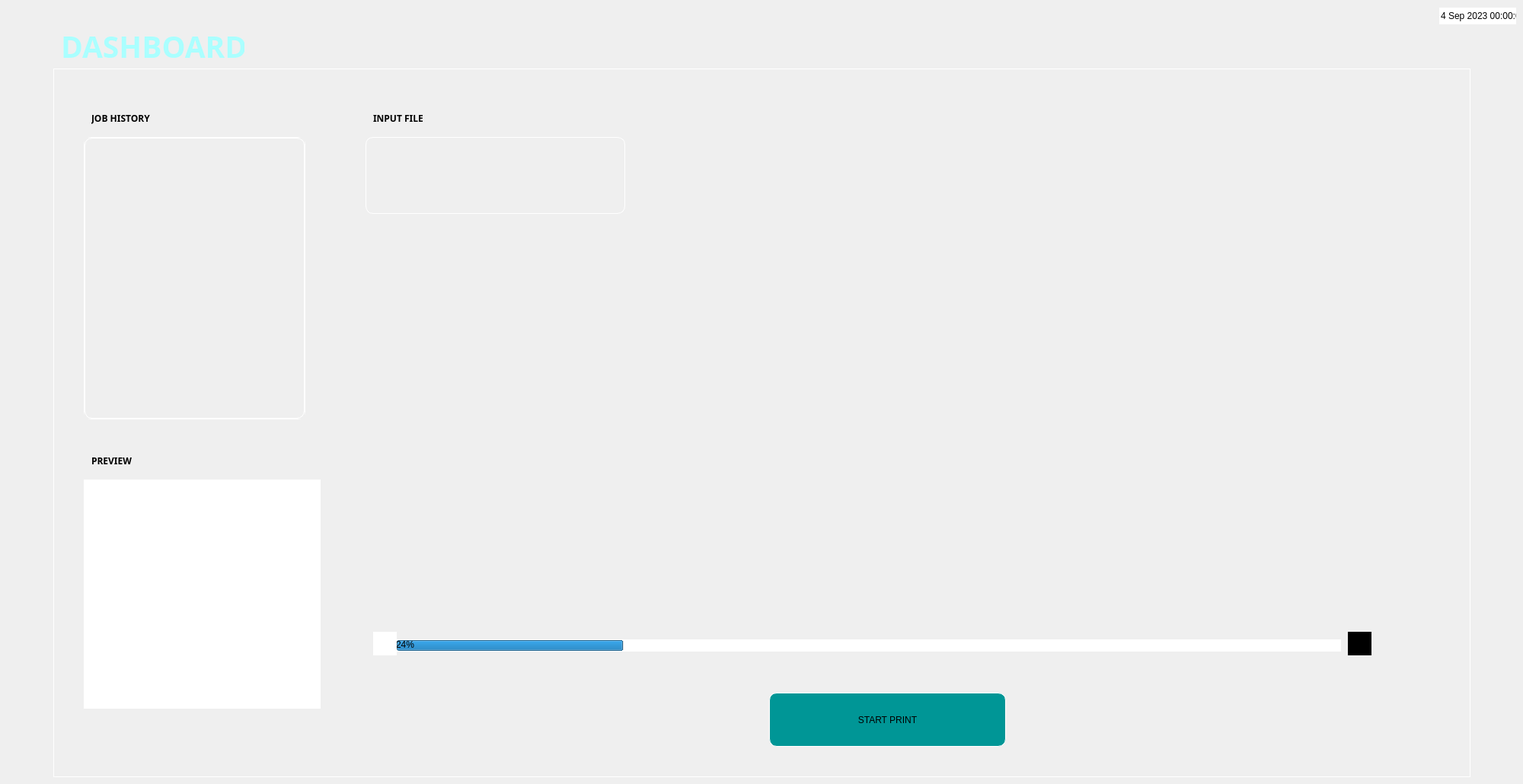
    <widget class="QWidget" name="Dashboard">
     <attribute name="title">
      <string>Dashboard</string>
     </attribute>
     <widget class="QLabel" name="label_12">
      <property name="geometry">
       <rect>
        <x>80</x>
        <y>30</y>
        <width>241</width>
        <height>61</height>
       </rect>
      </property>
      <property name="font">
       <font>
        <family>Bahnschrift Light Condensed</family>
        <pointsize>29</pointsize>
        <weight>75</weight>
        <italic>false</italic>
        <bold>true</bold>
       </font>
      </property>
      <property name="styleSheet">
       <string notr="true">background-color: rgb( 0, 0);
color: rgb(170, 255, 255);</string>
      </property>
      <property name="text">
       <string>DASHBOARD</string>
      </property>
     </widget>
     <widget class="QFrame" name="frame_13">
      <property name="geometry">
       <rect>
        <x>70</x>
        <y>90</y>
        <width>1861</width>
        <height>931</height>
       </rect>
      </property>
      <property name="styleSheet">
       <string notr="true">border: 1px solid rgb(255, 255, 255);</string>
      </property>
      <property name="frameShape">
       <enum>QFrame::StyledPanel</enum>
      </property>
      <property name="frameShadow">
       <enum>QFrame::Raised</enum>
      </property>
      <widget class="QScrollArea" name="scrollArea">
       <property name="geometry">
        <rect>
         <x>40</x>
         <y>90</y>
         <width>291</width>
         <height>371</height>
        </rect>
       </property>
       <property name="styleSheet">
        <string notr="true">border-radius:10px;</string>
       </property>
       <property name="widgetResizable">
        <bool>true</bool>
       </property>
       <widget class="QWidget" name="scrollAreaWidgetContents">
        <property name="geometry">
         <rect>
          <x>0</x>
          <y>0</y>
          <width>289</width>
          <height>369</height>
         </rect>
        </property>
       </widget>
      </widget>
      <widget class="QProgressBar" name="progressBar_6">
       <property name="geometry">
        <rect>
         <x>450</x>
         <y>750</y>
         <width>1241</width>
         <height>16</height>
        </rect>
       </property>
       <property name="value">
        <number>24</number>
       </property>
       <property name="textVisible">
        <bool>true</bool>
       </property>
       <property name="invertedAppearance">
        <bool>false</bool>
       </property>
      </widget>
      <widget class="QLabel" name="label_13">
       <property name="geometry">
        <rect>
         <x>420</x>
         <y>740</y>
         <width>31</width>
         <height>31</height>
        </rect>
       </property>
       <property name="styleSheet">
        <string notr="true">border:0;
background-color: rgb(255,255,255);</string>
       </property>
       <property name="text">
        <string/>
       </property>
       <property name="pixmap">
        <pixmap>pause_progress_Bar.png</pixmap>
       </property>
       <property name="scaledContents">
        <bool>true</bool>
       </property>
      </widget>
      <widget class="QLabel" name="label_23">
       <property name="geometry">
        <rect>
         <x>1700</x>
         <y>740</y>
         <width>31</width>
         <height>31</height>
        </rect>
       </property>
       <property name="styleSheet">
        <string notr="true">border:0;
background-color: rgb(0,0,0);</string>
       </property>
       <property name="text">
        <string/>
       </property>
       <property name="pixmap">
        <pixmap>X.png</pixmap>
       </property>
       <property name="scaledContents">
        <bool>true</bool>
       </property>
      </widget>
      <widget class="QGraphicsView" name="graphicsView">
       <property name="geometry">
        <rect>
         <x>40</x>
         <y>540</y>
         <width>311</width>
         <height>301</height>
        </rect>
       </property>
      </widget>
      <widget class="QPushButton" name="pushButton_15">
       <property name="geometry">
        <rect>
         <x>940</x>
         <y>820</y>
         <width>311</width>
         <height>71</height>
        </rect>
       </property>
       <property name="styleSheet">
        <string notr="true">border-radius:10px;
background-color: rgb(0, 150, 150);</string>
       </property>
       <property name="text">
        <string>START PRINT</string>
       </property>
      </widget>
      <widget class="QLabel" name="label_24">
       <property name="geometry">
        <rect>
         <x>50</x>
         <y>50</y>
         <width>101</width>
         <height>31</height>
        </rect>
       </property>
       <property name="font">
        <font>
         <family>Segoe MDL2 Assets</family>
         <weight>75</weight>
         <bold>true</bold>
        </font>
       </property>
       <property name="styleSheet">
        <string notr="true">border:0;</string>
       </property>
       <property name="text">
        <string>JOB HISTORY</string>
       </property>
      </widget>
      <widget class="QLabel" name="label_25">
       <property name="geometry">
        <rect>
         <x>50</x>
         <y>500</y>
         <width>101</width>
         <height>31</height>
        </rect>
       </property>
       <property name="font">
        <font>
         <family>Segoe MDL2 Assets</family>
         <weight>75</weight>
         <bold>true</bold>
        </font>
       </property>
       <property name="styleSheet">
        <string notr="true">border:0;</string>
       </property>
       <property name="text">
        <string>PREVIEW</string>
       </property>
      </widget>
      <widget class="QPushButton" name="pushButton_16">
       <property name="geometry">
        <rect>
         <x>420</x>
         <y>740</y>
         <width>31</width>
         <height>31</height>
        </rect>
       </property>
       <property name="styleSheet">
        <string notr="true">BORDER:0;
background-color: rgb(, 255, 255);</string>
       </property>
       <property name="text">
        <string/>
       </property>
      </widget>
      <widget class="QPushButton" name="pushButton_17">
       <property name="geometry">
        <rect>
         <x>1700</x>
         <y>740</y>
         <width>31</width>
         <height>31</height>
        </rect>
       </property>
       <property name="styleSheet">
        <string notr="true">BORDER:0;
background-color: rgb(, 255, 255);</string>
       </property>
       <property name="text">
        <string/>
       </property>
      </widget>
      <widget class="QFrame" name="frame_14">
       <property name="geometry">
        <rect>
         <x>410</x>
         <y>90</y>
         <width>341</width>
         <height>101</height>
        </rect>
       </property>
       <property name="styleSheet">
        <string notr="true">border-radius:10px;</string>
       </property>
       <property name="frameShape">
        <enum>QFrame::StyledPanel</enum>
       </property>
       <property name="frameShadow">
        <enum>QFrame::Raised</enum>
       </property>
      </widget>
      <widget class="QLabel" name="label_26">
       <property name="geometry">
        <rect>
         <x>420</x>
         <y>50</y>
         <width>101</width>
         <height>31</height>
        </rect>
       </property>
       <property name="font">
        <font>
         <family>Segoe MDL2 Assets</family>
         <weight>75</weight>
         <bold>true</bold>
        </font>
       </property>
       <property name="styleSheet">
        <string notr="true">border:0;</string>
       </property>
       <property name="text">
        <string>INPUT FILE</string>
       </property>
      </widget>
     </widget>
     <widget class="QDateTimeEdit" name="dateTimeEdit">
      <property name="geometry">
       <rect>
        <x>1890</x>
        <y>10</y>
        <width>101</width>
        <height>22</height>
       </rect>
      </property>
      <property name="styleSheet">
       <string notr="true">border:0;</string>
      </property>
      <property name="frame">
       <bool>true</bool>
      </property>
      <property name="readOnly">
       <bool>true</bool>
      </property>
      <property name="buttonSymbols">
       <enum>QAbstractSpinBox::NoButtons</enum>
      </property>
      <property name="keyboardTracking">
       <bool>true</bool>
      </property>
      <property name="dateTime">
       <datetime>
        <hour>0</hour>
        <minute>0</minute>
        <second>0</second>
        <year>2023</year>
        <month>9</month>
        <day>4</day>
       </datetime>
      </property>
      <property name="date">
       <date>
        <year>2023</year>
        <month>9</month>
        <day>4</day>
       </date>
      </property>
     </widget>
     <widget class="QLabel" name="label_36">
      <property name="geometry">
       <rect>
        <x>1850</x>
        <y>10</y>
        <width>31</width>
        <height>31</height>
       </rect>
      </property>
      <property name="text">
       <string/>
      </property>
      <property name="pixmap">
       <pixmap>WIFI.png</pixmap>
      </property>
      <property name="scaledContents">
       <bool>true</bool>
      </property>
     </widget>
     <widget class="QPushButton" name="pushButton_18">
      <property name="geometry">
       <rect>
        <x>1850</x>
        <y>10</y>
        <width>31</width>
        <height>31</height>
       </rect>
      </property>
      <property name="styleSheet">
       <string notr="true">BORDER:0;
background-color: rgb(, 255, 255);</string>
      </property>
      <property name="text">
       <string/>
      </property>
     </widget>
    </widget>
